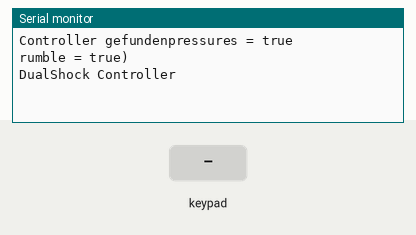
Recording of a sketch running on a simulated Arduino Uno, built with avr-gcc and run on an emulated ATmega328P. On the bench: the last lines printed to the serial monitor. The test bench sets the inputs (shaded band).

Above: at 1.5 s.
1.6 s: key 'X' pressed
At 2.8 s:
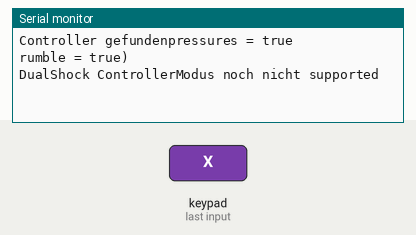
3.1 s: key 'O' pressed
At 4.3 s:
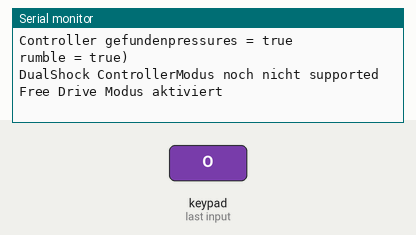
4.6 s: key 'S' pressed
At 5.9 s:
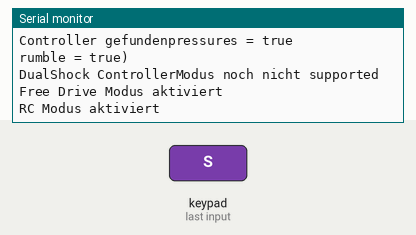

The sketch:

PS2Car.ino
```cpp
/******************************************************************
   Car with PS2 remote controle
   Author: S. Fambach
   fambach.net

*/

/******************************************************************
   PS2 Controller settings
*/
#include <PS2X_lib.h>  //for v1.6
#define PS2_DAT        12
#define PS2_CMD        11
#define PS2_SEL        10
#define PS2_CLK        13

#define pressures  true
#define rumble      true

PS2X ps2x;

int error = 0;
byte type = 0;
byte vibrate = 0;


const int MODE_RC = 0; // remote control
const int MODE_FD = 1; // free drive
int currentMode = MODE_RC;

/******************************************************************/


void setup() {

  Serial.begin(115200);

  delay(300);

  // pins des controllers setzen
  error = ps2x.config_gamepad(PS2_CLK, PS2_CMD, PS2_SEL, PS2_DAT, pressures, rumble);

  switch (error) {
    case 0:
      Serial.print("Controller gefunden");
      Serial.print("pressures = ");
      if (pressures)
        Serial.println("true");
      else
        Serial.println("false");
      Serial.print("rumble = ");
      if (rumble)
        Serial.println("true)");
      break;

    case 1: Serial.println("Kein Controller gefunden"); break;
    case 2: Serial.println("Controller gefunden, er aktzeptiert aber keine eingehenden Kommandos"); break;
    case 3: Serial.println("Controller unterstützt keine Drucktasten"); break;
  }


  type = ps2x.readType();
  switch (type) {
    case 0: Serial.print("Unbekannter Controller"); break;
    case 1: Serial.print("DualShock Controller"); break;
    case 2: Serial.print("GuitarHero Controller, Das Programm wird nicht richtig funktionieren"); break;
    case 3: Serial.print("Wireless Sony DualShock"); break;
  }
}

void stop() {

  // stoppe motoren

  // stopoe Servos


  // stoppe ?
}


void rcDrive(){}
void freeDrive(){};

void loop() {

  if (error == 1)
    return; // reset einfügen

  ps2x.read_gamepad(false, vibrate); //read controller and set large motor to spin at 'vibrate' speed


  // PSB_START, PSB_SELECT, PSB_PAD_UP, PSB_PAD_RIGHT, PSB_PAD_LEFT, PSB_PAD_DOWN

  // zuerst den Modus überprüfen dann handen.
  if (ps2x.ButtonPressed(PSB_CIRCLE)) {
    Serial.println("Free Drive Modus aktiviert");
    stop();
    currentMode = MODE_FD;
    vibrate = 255;
  }
  if (ps2x.ButtonPressed(PSB_SQUARE))
  {
    Serial.println("RC Modus aktiviert");
    stop();
    currentMode = MODE_RC;
    vibrate = 255;
  }
  if (ps2x.ButtonPressed(PSB_CROSS)) {
    Serial.println("Modus noch nicht supported");
  }
  if (ps2x.ButtonPressed(PSB_TRIANGLE)) {
    Serial.println("Modus noch nicht supported");
  }

  if (ps2x.ButtonReleased(PSB_CIRCLE) ||
      ps2x.ButtonReleased(PSB_SQUARE) ||
      ps2x.ButtonReleased(PSB_CROSS) ||
      ps2x.ButtonReleased(PSB_TRIANGLE) ) {
    vibrate = 0;

  }

  switch (currentMode) {
    case MODE_RC: rcDrive(); break;
    case MODE_FD: freeDrive(); break;
  }

  delay(50);
}
```

Measured:
- after the input at 1.6 s, the serial monitor: prints a new line at once (image 1)
- after the input at 3.1 s, the serial monitor: prints a new line at once (image 2)
- after the input at 4.6 s, the serial monitor: prints a new line at once (image 3)
